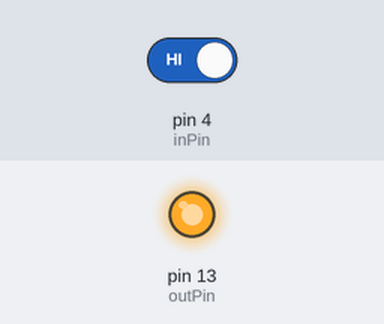
This sketch was run on a simulated Arduino Uno, built with avr-gcc and run on an emulated ATmega328P. Parts: output pins drawn as LEDs (lit = HIGH). The test bench sets the inputs (shaded band); at power-on: pin 4 (inPin) HIGH.

Above: at 1.2 s.
1.3 s: pin 4 (inPin) driven LOW
At 1.9 s:
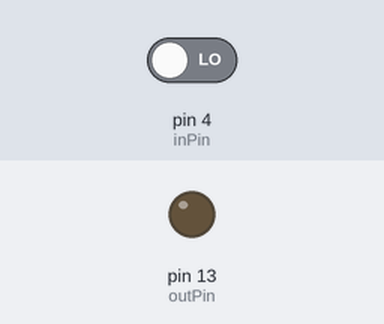
Timing chart, 0 to 4.3 s (numbered marks = the images above; inputs shaded):
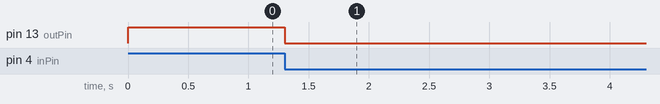

The sketch:

capacitiveSensor.ino
```cpp
/* switch
 *
 * Each time the input pin goes from LOW to HIGH (e.g. because of a push-button
 * press), the output pin is toggled from LOW to HIGH or HIGH to LOW.  There's
 * a minimum delay between toggles to debounce the circuit (i.e. to ignore
 * noise).
 *
 * David A. Mellis
 * 21 November 2006
 */

int inPin = 4;         // the number of the input pin
int outPin = 13;       // the number of the output pin

int state = HIGH;      // the current state of the output pin
int reading;           // the current reading from the input pin
int previous = LOW;    // the previous reading from the input pin

// the follow variables are long's because the time, measured in miliseconds,
// will quickly become a bigger number than can be stored in an int.
long time = 0;         // the last time the output pin was toggled
long debounce = 200;   // the debounce time, increase if the output flickers

void setup()
{
  pinMode(inPin, INPUT);
  pinMode(outPin, OUTPUT);
}

void loop()
{
  reading = digitalRead(inPin);

  // if the input just went from HIGH TO LOW and we've waited long enough
  // to ignore any noise on the circuit, toggle the output pin and remember
  // the time
  if (reading == LOW && previous == HIGH && millis() - time > debounce) {
    if (state == HIGH)
      state = LOW;
    else
      state = HIGH;

    time = millis();
  }

  digitalWrite(outPin, state);

  previous = reading;
}
```

Measured:
- after the input at 1.3 s, pin 13 (outPin): HIGH → LOW at once
